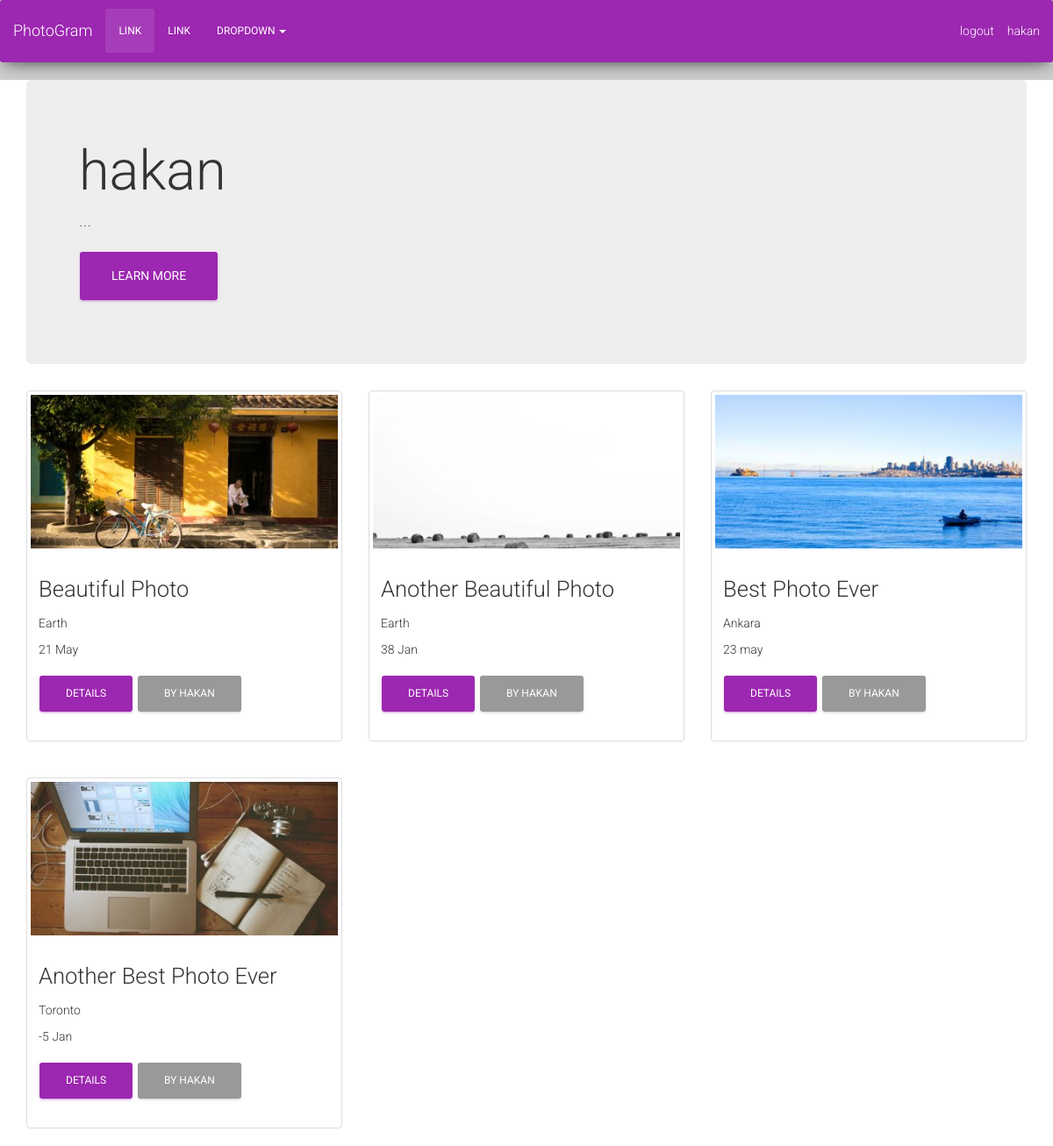
The page /user/hakan/ (signed in) on the database its author committed.
### photoGallery/models.py (models this page shows, shortened)
class Photograph(models.Model):
    user = models.ForeignKey(User)
    name = models.CharField(max_length=100)
    location = models.CharField(max_length=100)
    photographer = models.CharField(max_length=100)
    date = models.CharField(max_length=100) # Change to DateField
    image = models.ImageField(upload_to='image_files', default='media/default.png')
    likes = models.IntegerField(default=0)

### photoGallery/views.py (the view)
# urls.py: url(r'^user/(\w+)/$', views.profile, name = 'profile'),
def profile(request, username):
    user = User.objects.get(username = username)
    photographs = Photograph.objects.filter(user = user)
    return render(request, 'profile.html',
                  {'photographs': photographs,
                   'username': username })

### photoGallery/templates/profile.html
{% extends "base.html" %} {% load staticfiles %} {% block content %}
<div class="wrapper">
    <div class="header">
        <div class="jumbotron">
            <h1>{{ username }}</h1>
            <p>...</p>
            <p><a class="btn btn-primary btn-lg" href="#" role="button">Learn more</a></p>
        </div>
    </div>
    <div class="row">
        {% for photograph in photographs %}
        <div class="col-md-4">
            <div class="thumbnail">
                <img src="{{ photograph.image.url }}" alt="{{photograph.name}}">
                <div class="caption">
                    <h3>{{photograph.name}}</h3>
                    <p>{{photograph.location}}</p>
                    <p>{{photograph.date}}</p>
                    <p><a href="/{{photograph.id}}/" class="btn btn-primary" role="button">Details</a>
                        <a href="/user/{{photograph.user.username}}" class="btn btn-default" role="button">by {{photograph.user.username}}</a></p>
                </div>
            </div>
        </div>
        {% if forloop.counter|divisibleby:3 and not forloop.last %}
    </div>
    <br>
    <div class="row">
        {% endif %} {% endfor %}
    </div>
</div>
{% endblock content %}

### photoGallery/templates/base.html (shortened to what this page needs)
{% load staticfiles %}
<!doctype html>
<html lang="en">
<head>
	<link rel="stylesheet" href="https://maxcdn.bootstrapcdn.com/font-awesome/latest/css/font-awesome.min.css" />
    <link href="{% static "assets/css/bootstrap.min.css" %}" rel="stylesheet" />
    <link href="{% static "assets/css/material-kit.css" %}" rel="stylesheet"/>
	<link href="{% static "assets/css/style.css" %}" rel="stylesheet"/>
</head>
<body>
<nav class="navbar navbar-default" role="navigation">
	<div class="container-fluid">
    	<div class="navbar-header">
    		<a class="navbar-brand" href="/">PhotoGram</a>
    	</div>
    	<div class="collapse navbar-collapse" id="bs-example-navbar-collapse-1">
    		<ul class="nav navbar-nav">
				<li class="active"><a href="#">Link</a></li>
        		<li><a href="#">Link</a></li>
        		<li class="dropdown">
        			<a href="#" class="dropdown-toggle" data-toggle="dropdown">Dropdown <b class="caret"></b></a>
        		</li>
    		</ul>
			{% if user.is_authenticated %}
					<a class="navbar-text navbar-right"
					   href="{% url 'profile' user.username %}"> {{ user.username }}</a>
					<a class="navbar-text navbar-right"
					   href="{% url 'logout' %}" > logout </a>
            {% else %}
					<a class="navbar-text navbar-right"
					   href="{% url 'login' %}">login</a>
            {% endif %}
    	</div>
	</div>
</nav>
<div class="wrapper">
	<div class="main">
		<div class="container">
		{% block content %}{% endblock %}
		</div>
	</div>
</div>
</body>
</html>

### rows shown on the page
Photograph: image (picture), name "Beautiful Photo", location "Earth", date "21 May", user.username "HAKAN"
Photograph: image (picture), name "Another Beautiful Photo", location "Earth", date "38 Jan", user.username "HAKAN"
Photograph: image (picture), name "Best Photo Ever", location "Ankara", date "23 may", user.username "HAKAN"
Photograph: image (picture), name "Another Best Photo Ever", location "Toronto", date "-5 Jan", user.username "HAKAN"

### other values the page prints
{{ user.username }} "hakan"
{{ username }} "hakan"
